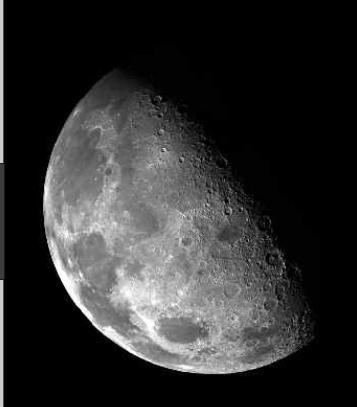
#> input picture robot_slam/obstacle_avoidance/before_filter.PNG, 357 x 407 px
$ python find_drivability.py   (older library calls are emulated)
#> lines starting #> are read from the running program, lines starting #| are printed output that depends on the picture; after the words box and inside, x2 and y2 are one past the last pixel; in counts of white or black regions, pixels touching at a corner belong together
import cv2
import numpy as np

threshold = .5
iterations = 1

# Read image in
elevation_map = cv2.imread('before_filter.PNG', 0)
#> elevation_map: shape (407, 357); min 0, max 255, mean 46.4
# cv2.imshow("before", elevation_map)

# Blur image using a Gaussian filter
smooth_map = cv2.GaussianBlur(elevation_map, (5,5), 0)
# cv2.imshow("Gaussian", smooth_map)

# Apply a laplacian filter to find where edges are
laplace_map = cv2.Laplacian(smooth_map, cv2.CV_8U)
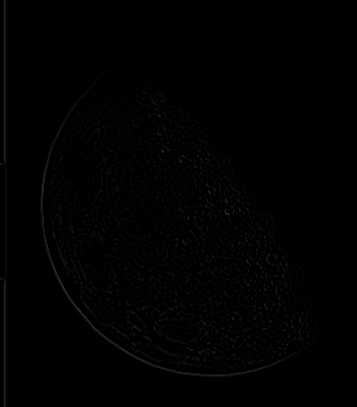
#> laplace_map: shape (407, 357); min 0, max 48, mean 1.2

# Rescale map with respect to maximum slope
laplace_map = laplace_map / float(np.max(laplace_map))
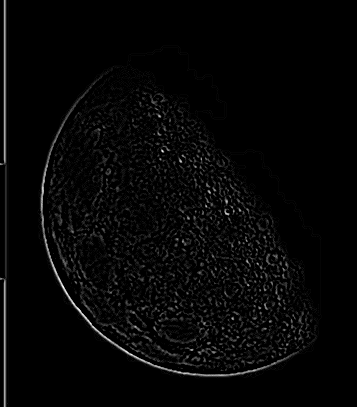
#> laplace_map: shape (407, 357) float64; min 0, max 1, mean 0.025

cv2.imshow("Laplacian", laplace_map)
cv2.waitKey(0)
cv2.destroyAllWindows()

print(laplace_map)
#> (printed output is left out)

# Apply threshold to image
laplace_map[laplace_map >= threshold] = 1
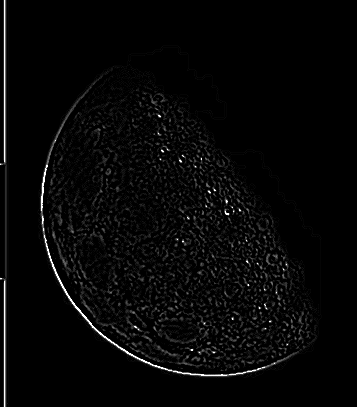
#> laplace_map: shape (407, 357) float64; 0.6% of pixels changed, all inside (x1, y1, x2, y2) = (0, 0, 288, 407)
laplace_map[laplace_map < threshold] = 0
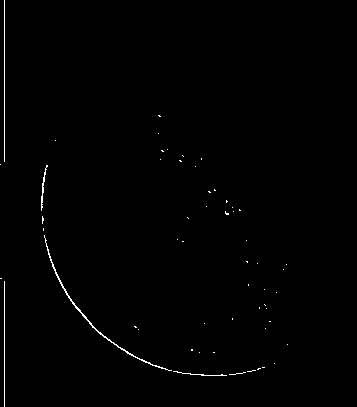
#> laplace_map: shape (407, 357) float64; values 0 (black) and 1 (white), 0.6% white in thin lines or dots, all inside (x1, y1, x2, y2) = (0, 0, 288, 407)

cv2.imshow("Laplacian", laplace_map)
cv2.waitKey(0)
cv2.destroyAllWindows()

# Dilate and erode image
kernel = np.ones((3,3) , np.uint8)
cv2.destroyAllWindows()
laplace_map = cv2.dilate(laplace_map, kernel, iterations=iterations)
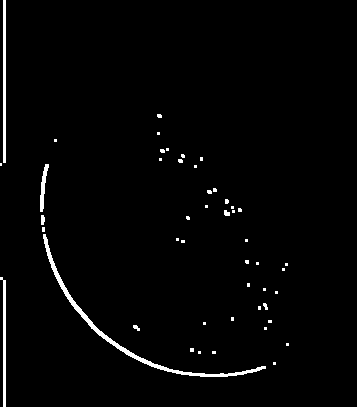
#> laplace_map: shape (407, 357) float64; values 0 (black) and 1 (white), 1.9% white; 48 white regions (40 under 20 px), largest, box (x1, y1, x2, y2) and area: (43, 234, 266, 377) 1156, (3, 0, 6, 163) 489, (0, 277, 6, 407) 390
cv2.imshow("dilate", laplace_map)
cv2.waitKey(0)
cv2.destroyAllWindows()
laplace_map = cv2.erode(laplace_map, kernel, iterations=iterations)

cv2.imshow("dilate", laplace_map)
cv2.waitKey(0)
cv2.destroyAllWindows()


quit()
#> (the program exits here)
